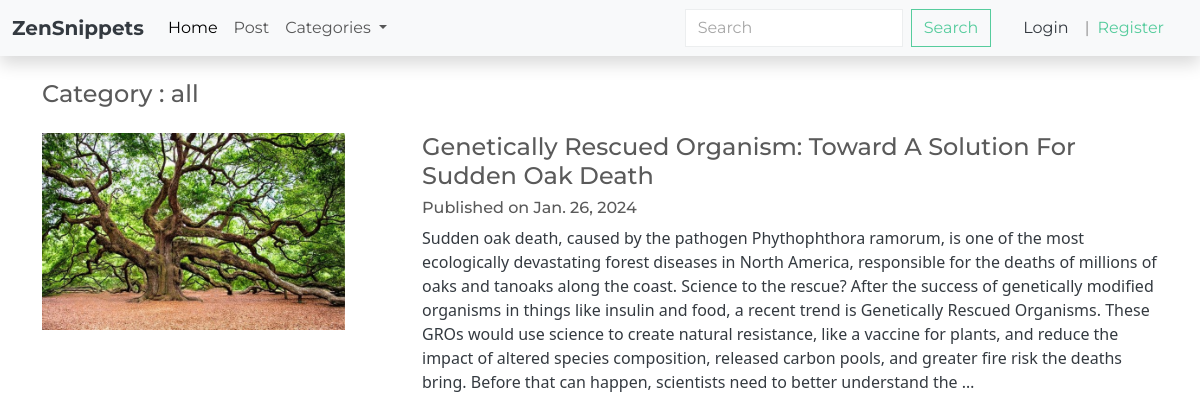
The app's page /article/category/0/, older data.
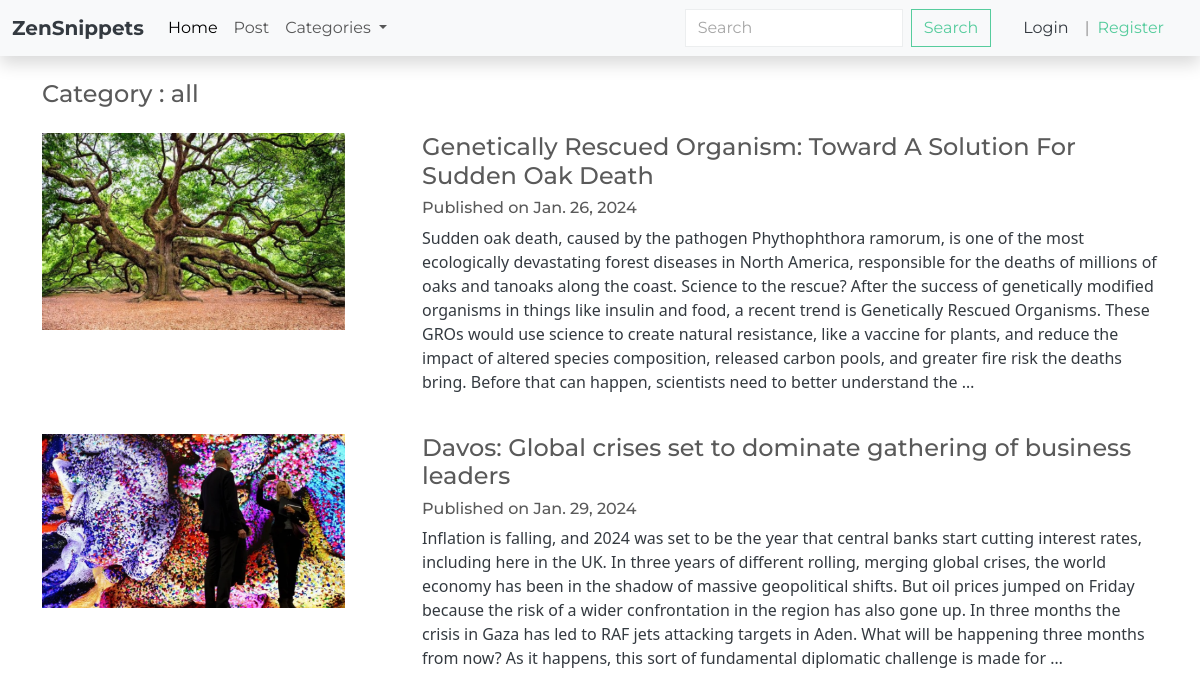
The same page, newer data.
### article/models.py (models this page shows, shortened)
class Article(models.Model):
    category = models.ForeignKey(Category, on_delete = models.CASCADE, default = 1 )
    title = models.CharField(max_length=100)
    content = models.TextField(max_length = 2000)
    img = models.ImageField(upload_to='article_images/', default= 'default_img.jpg')
    pub_date = models.DateField(auto_now= True)

### article/views.py (the view, shortened to what this page needs)
# urls.py: path('article/category/<int:pk>/', categorised_article, name='categorised_article'),
def categorised_article(request, pk):
    if pk == 0:
        articles = Article.objects.all()
        context = {
            'articles': articles,
            'category' : 'all'
            }
    return render(request, 'article/categorised_article.html', context)

### article/models.py (called while the page is built)
    def __str__(self):
        return self.name

### article/views.py (called while the page is built)
def categories(request):
    categories = Category.objects.all()
    return {
        'categories': categories,
    }

### article/templates/article/categorised_article.html
{% extends "base.html" %}
{% block content %}
<div class="container">
    <h4 class='my-4'>Category : {{category}}</h4>
    <div class="">
        {% for article in articles %}
            <a class="row text-decoration-none text-dark my-4" href="{% url "article:single_article" article.id %}">
                <div class="image col-4">
                    <img style="width:85%" src="{{article.img.url}}" alt="">
                </div>
                <div class="contents col-8">
                    <h4>{{article.title}}</h4>
                    <h6>Published on {{ article.pub_date }}</h6>
                    <p>{{article.content | truncatewords:100 }}</p>
                </div>
            </a>
        {% endfor %}
    </div>
</div>
{% endblock content %}

### templates/base.html (shortened to what this page needs)
<!DOCTYPE html>
<html lang="en">
<head>
    <link rel="stylesheet" href="https://bootswatch.com/5/minty/bootstrap.min.css">
    <link rel="stylesheet" href="https://cdnjs.cloudflare.com/ajax/libs/font-awesome/4.7.0/css/font-awesome.min.css">
</head>
<body>
    {% block nav %}
    <nav class="navbar navbar-expand-lg bg-body-tertiary shadow">
        <div class="container-fluid">
          <a class="navbar-brand fw-bolder text-dark" href="{% url "article:index" %}">ZenSnippets</a>
          <div class="collapse navbar-collapse" id="navbarSupportedContent">
            <ul class="navbar-nav me-auto mb-2 mb-lg-0">
              <li class="nav-item">
                <a class="nav-link active" aria-current="page" href="{% url "article:index" %}">Home</a>
              </li>
              <li class="nav-item">
                <a class="nav-link" href="{% url "article:post_article" %}">Post</a>
              </li>
              <li class="nav-item dropdown">
                <a class="nav-link dropdown-toggle" href="#" role="button" data-bs-toggle="dropdown" aria-expanded="false">
                  Categories
                </a>
              </li>
            </ul>
            <form class="d-flex" role="search">
              <input class="form-control me-2 rounded-0" type="search" placeholder="Search" aria-label="Search">
              <button class="btn btn-outline-success rounded-0" type="submit">Search</button>
            </form>
            <div class="auth d-flex mx-3">
              {% if user.is_authenticated %}
                <a class="nav-link text-decoration-none mx-3" href="{% url "users:profile" %}">Profile</a>
                <span class="">|</span>
                <form class="nav-link" action="{% url "users:logout" %}" method="POST">
                  {% csrf_token %}
                  <button class='btn btn-outline-danger py-0 border-0' type="submit">Logout</button>
                </form>
              {% else %}
                <form class="nav-link" action="{% url "users:login" %}" method="POST">
                  <button class='btn btn-outline-dark py-0 border-0 mx-1' type="submit">Login</button>
                </form>
                <span class="">|</span>
                <a class="nav-link text-decoration-none text-success mx-2" href="{% url "users:register" %}">Register</a>
              {% endif %}
            </div>
          </div>
        </div>
      </nav>
    {% endblock nav %}
    {% block content %}
    {% endblock content %}
</body>
</html>

Row changes from the older to the newer data that the page shows:
added Article: img (picture), title "Davos: Global crises set to dominate gathering of business leaders", pub_date "Jan. 29, 2024", content "Inflation is falling, and 2024 was set to be the year that central banks start cutting interest rates, including here in the UK. In three years of different rolling, merging global crises, the world economy has been in the shadow of massive geopolitical shifts. But oil prices jumped on Friday because the risk of a wider confrontation in the region has also gone up. In three months the crisis in Gaza has led to RAF jets attacking targets in Aden. What will be happening three months from now? As it happens, this sort of fundamental diplomatic challenge is made for …"
